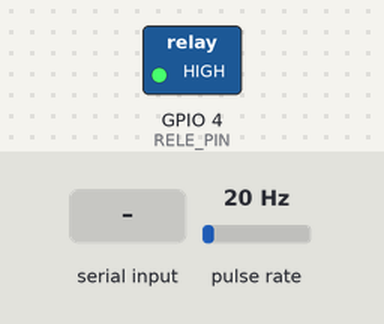
A sketch run on a simulated ESP32. On the bench: switched loads named in the sketch (green lamp = pin HIGH). Wiring (inferred from the names in the program): pulse sensor: data GPIO 15. The inputs (shaded band) are chosen by the test bench; at power-on: pulse rate 20 Hz. WiFi joins after 1.5 s; servers stay silent unless stated; web services answer with replies made up by the test bench; what the sketch prints to the serial monitor is not drawn.

Above: at 2.7 s.
2.8 s: "D" received over Serial
At 3.3 s:
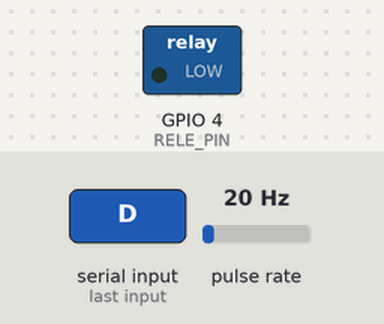
4.3 s: "A" received over Serial
At 5.6 s:
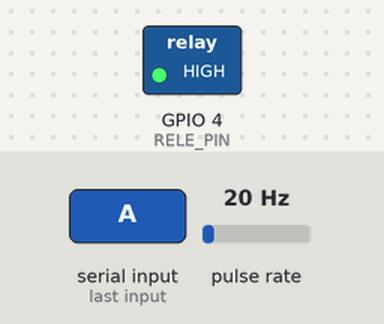
Timing chart, 0 to 11.5 s (numbered marks = the images above; inputs shaded):
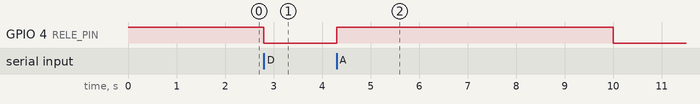

The sketch:

water_flow.ino
```cpp
#include <WiFi.h>             // Biblioteca para conexão Wi-Fi
#include <HTTPClient.h>       // Biblioteca para envio de requisições HTTP

// =================== CONFIGURAÇÕES ===================

// Dados da rede Wi-Fi
const char* ssid     = "INTERNETNAME";      // Substitua pelo nome da sua rede Wi-Fi
const char* password = "INTERNETPASSWORD";  // Substitua pela senha da sua rede Wi-Fi

// Configurações do ThingSpeak
const char* server = "api.thingspeak.com";  // Endereço do servidor ThingSpeak
const char* apiKey = "APIKEY";              // Chave de API fornecida pelo ThingSpeak

// Definições de hardware
#define SENSOR_PIN   15     // Pino digital do ESP32 conectado ao sinal do sensor de fluxo
#define RELE_PIN      4     // Pino digital conectado ao relé

// Constantes do sensor
const float pulsesPerLiter    = 500.0;   // Pulsos por litro (definido pelo modelo do sensor, ajustar após calibração)
const unsigned long debounceMicros = 5000; // Debounce para ignorar pulsos falsos (5ms)
const float ThreshHold = 100.0;    // Limiar de vazão para acionar o relé (em L totais)

// Variáveis compartilhadas entre interrupção e loop principal
volatile unsigned long pulseCount      = 0;    // Contador de pulsos acumulados
volatile unsigned long lastPulseMicros = 0;    // Marca de tempo do último pulso válido

// Variáveis auxiliares para controle de tempo e medições
unsigned long lastReportMillis = 0;           // Última vez que o ThingSpeak foi atualizado

// =================== INTERRUPÇÃO ===================

// Função de interrupção para contar pulsos do sensor
void IRAM_ATTR pulseCounter() {
  unsigned long now = micros();                            // Captura o tempo atual em microssegundos
  if (now - lastPulseMicros >= debounceMicros) {           // Verifica se o tempo desde o último pulso é suficiente
    pulseCount++;                                           // Incrementa o contador de pulsos válidos
    lastPulseMicros = now;                                 // Atualiza o tempo do último pulso
  }
}

// =================== SETUP ===================

void setup() {
  Serial.begin(115200);                                    // Inicializa comunicação serial

  pinMode(SENSOR_PIN, INPUT_PULLUP);                       // Define o pino do sensor como entrada com pull-up
  attachInterrupt(digitalPinToInterrupt(SENSOR_PIN), pulseCounter, RISING); // Configura interrupção no sinal do sensor

  pinMode(RELE_PIN, OUTPUT);                               // Define pino do relé como saída
  digitalWrite(RELE_PIN, HIGH);                            // Inicialmente o relé está desligado (depende da lógica do relé)

  // Conexão Wi-Fi
  WiFi.begin(ssid, password);
  Serial.print("Conectando ao Wi-Fi");
  while (WiFi.status() != WL_CONNECTED) {
    delay(500);
    Serial.print(".");
  }
  Serial.println("\nWi-Fi conectado!");
}

// =================== LOOP PRINCIPAL ===================

void loop() {
  // 1) Controle manual via Serial (teclando A ou D)
  if (Serial.available() > 0) {
    char cmd = Serial.read();                            // Lê comando recebido pela porta serial
    if (cmd == 'A') {
      digitalWrite(RELE_PIN, HIGH);                      // Liga o relé
      Serial.println("Relé LIGADO");
    } else if (cmd == 'D') {
      digitalWrite(RELE_PIN, LOW);                       // Desliga o relé
      Serial.println("Relé DESLIGADO");
    }
  }

  // 2) Envio ao ThingSpeak a cada 10 segundos
  unsigned long now = millis();
  if (now - lastReportMillis >= 10000) { // 10.000 ms = 10 s

    // Desativa interrupções temporariamente para leitura segura dos pulsos
    detachInterrupt(digitalPinToInterrupt(SENSOR_PIN));

    // Cálculo da vazão: (pulsos / pulses por litro) * 60 para obter L/min
    float flowRate = (pulseCount / pulsesPerLiter) * 60.0;

    // Acumula o volume total lido (litros)
    static float totalLitres = 0;
    totalLitres += pulseCount / pulsesPerLiter;

    // Aplica limiar mínimo para ignorar ruído
    if (flowRate < 0.1) flowRate = 0;

    // Ação automática no relé com base no fluxo
    if (totalLitres >= ThreshHold) {
      digitalWrite(RELE_PIN, HIGH);                      // Liga o relé (vazão anormal)
      Serial.println("Limiar atingido! Relé LIGADO");
    } else {
      digitalWrite(RELE_PIN, LOW);                       // Desliga o relé (uso normal)
      Serial.println("Abaixo do limiar. Relé DESLIGADO");
    }

    // Imprime no monitor serial os dados
    Serial.printf("Vazão: %.2f L/min  |  Volume Total: %.3f L\n", flowRate, totalLitres);

    // Monta a URL de envio ao ThingSpeak com os dados nos campos 1 e 2
    String url = String("http://") + server +
                 "/update?api_key=" + apiKey +
                 "&field1=" + String(flowRate, 2) +
                 "&field2=" + String(totalLitres, 3);

    // Envia os dados via HTTP GET
    if (WiFi.status() == WL_CONNECTED) {
      HTTPClient http;
      http.begin(url);                    // Prepara a requisição
      int code = http.GET();             // Envia a requisição GET
      Serial.printf("ThingSpeak HTTP code: %d\n", code); // Mostra resposta (200 = sucesso)
      http.end();                        // Encerra conexão
    } else {
      Serial.println("Wi-Fi desconectado, pulando envio");
    }

    // Reseta o contador de pulsos para próxima medição
    pulseCount = 0;
    lastReportMillis = now;

    // Reativa interrupções
    attachInterrupt(digitalPinToInterrupt(SENSOR_PIN), pulseCounter, RISING);
  }
}
```

Measured:
- after the input at 2.8 s, GPIO 4 (RELE_PIN): HIGH → LOW at once
- after the input at 4.3 s, GPIO 4 (RELE_PIN): LOW → HIGH at once, → LOW 5.7 s later
